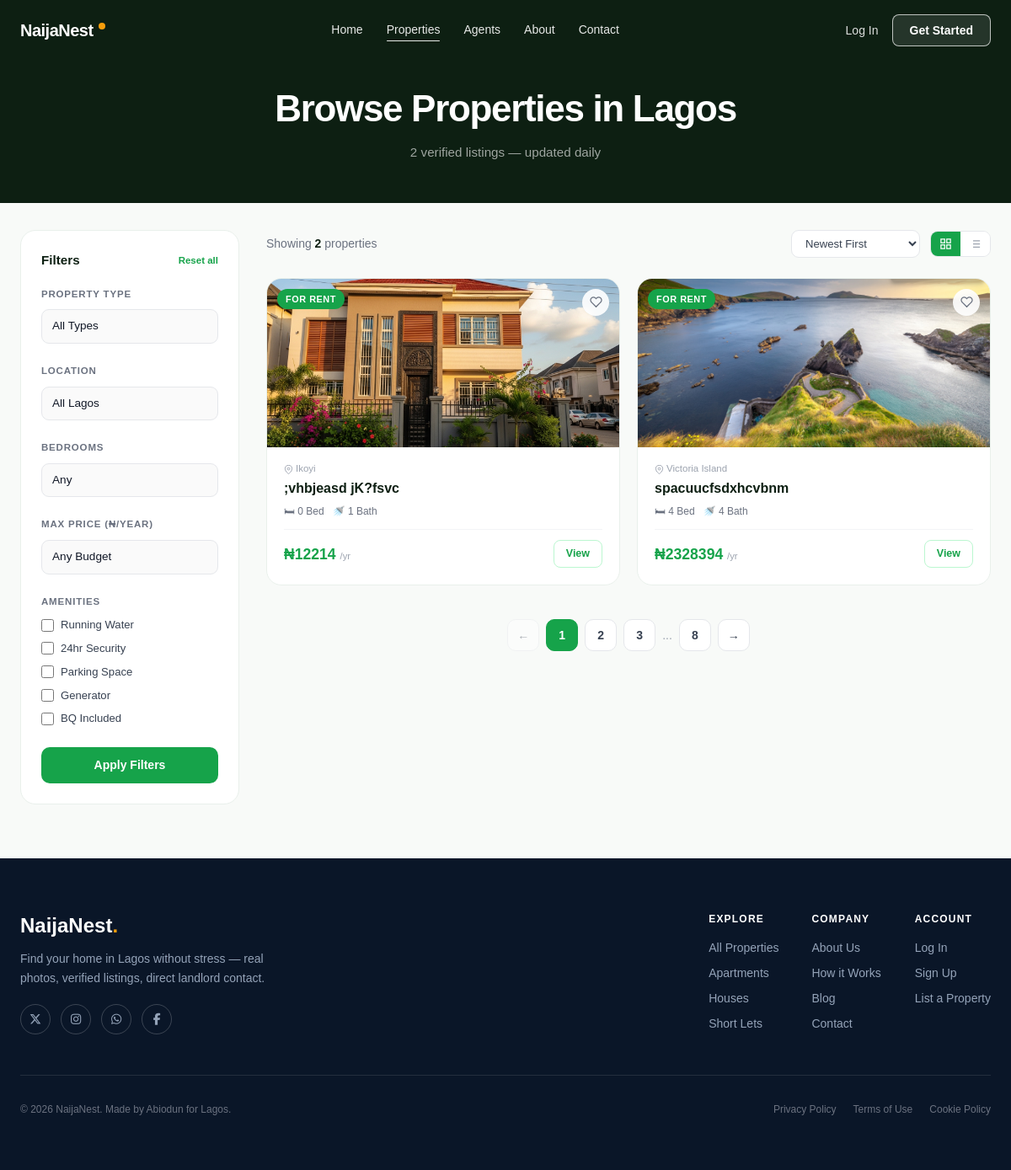
Page /properties/ on the committed database.
### Main/models.py (models this page shows, shortened)
class Property(models.Model):
    TYPE_CHOICES = [
        ('apartment', 'Apartment / Flat'),
        ('duplex',    'Duplex'),
        ('bungalow',  'Bungalow'),
        ('selfcon',   'Self-contained'),
        ('shortlet',  'Short Let'),
        ('land',      'Land'),
    ]
    LISTING_CHOICES = [
        ('rent',     'For Rent'),
        ('sale',     'For Sale'),
        ('shortlet', 'Short Let'),
    ]
    STATUS_CHOICES = [
        ('active',   'Active'),
        ('pending',  'Pending Review'),
        ('inactive', 'Inactive'),
    ]
    LOCATION_CHOICES = [
        ('Lekki Phase 1',    'Lekki Phase 1'),
        ('Lekki Phase 2',    'Lekki Phase 2'),
        ('Ikoyi',            'Ikoyi'),
        ('Victoria Island',  'Victoria Island'),
        ('Surulere',         'Surulere'),
        ('Ikeja',            'Ikeja'),
        ('Ajah',             'Ajah'),
        ('Yaba',             'Yaba'),
        ('Gbagada',          'Gbagada'),
        ('Magodo',           'Magodo'),
        ('Festac',           'Festac'),
        ('Isale Eko',        'Isale Eko'),
    ]
    owner        = models.ForeignKey(User, on_delete=models.CASCADE, related_name='properties')
    title        = models.CharField(max_length=200)
    description  = models.TextField()
    property_type = models.CharField(max_length=20, choices=TYPE_CHOICES)
    listing_type  = models.CharField(max_length=20, choices=LISTING_CHOICES, default='rent')
    status        = models.CharField(max_length=20, choices=STATUS_CHOICES, default='pending')
    location = models.CharField(max_length=50, choices=LOCATION_CHOICES)
    address  = models.CharField(max_length=255, blank=True)
    price     = models.PositiveIntegerField(help_text='Annual rent or sale price in Naira')
    bedrooms  = models.PositiveSmallIntegerField(default=1)
    bathrooms = models.PositiveSmallIntegerField(default=1)
    toilets   = models.PositiveSmallIntegerField(default=1)
    size      = models.PositiveIntegerField(blank=True, null=True, help_text='Size in m²')
    has_water     = models.BooleanField(default=False)
    has_generator = models.BooleanField(default=False)
    has_security  = models.BooleanField(default=False)
    has_parking   = models.BooleanField(default=False)
    has_cctv      = models.BooleanField(default=False)
    has_bq        = models.BooleanField(default=False)
    has_kitchen   = models.BooleanField(default=False)
    has_wardrobe  = models.BooleanField(default=False)
    has_ac        = models.BooleanField(default=False)
    has_pool      = models.BooleanField(default=False)
    has_gym       = models.BooleanField(default=False)
    has_internet  = models.BooleanField(default=False)
    phone        = models.CharField(max_length=20)
    whatsapp     = models.CharField(max_length=20, blank=True)
    availability = models.CharField(max_length=200, blank=True)
    image = models.ImageField(upload_to='properties/', blank=True, null=True)
    views = models.PositiveIntegerField(default=0)
    created_at = models.DateTimeField(auto_now_add=True)
    updated_at = models.DateTimeField(auto_now=True)
    class Meta:
        ordering = ['-created_at']
        verbose_name_plural = 'Properties'

### Main/views.py (the view)
# urls.py: path('properties/', views.property_list, name='property_list'),
def property_list(request):
    properties = Property.objects.filter(status='active')
    prop_type  = request.GET.get('type', '')
    location   = request.GET.get('location', '')
    bedrooms   = request.GET.get('bedrooms', '')
    max_price  = request.GET.get('max_price', '')
    if prop_type:
        properties = properties.filter(property_type=prop_type)
    if location:
        properties = properties.filter(location__icontains=location)
    if bedrooms:
        if bedrooms == 'selfcon':
            properties = properties.filter(bedrooms=0)
        else:
            properties = properties.filter(bedrooms=int(bedrooms))
    if max_price:
        properties = properties.filter(price__lte=int(max_price))
    properties = properties.order_by('-created_at')
    context = {
        'properties':     properties,
        'total':          properties.count(),
        'selected_type':  prop_type,
        'selected_loc':   location,
        'selected_bed':   bedrooms,
        'selected_price': max_price,
    }
    return render(request, 'property_list.html', context)

### templates/property_list.html (shortened to what this page needs)
{% extends 'base.html' %}
{% block content %}
<div class="list-hero">
  <div class="list-hero-content">
    <h1>Browse Properties in Lagos</h1>
    <p>{{ properties|length|default:"Hundreds of" }} verified listings — updated daily</p>
  </div>
</div>
<div class="list-body">
  <aside class="filter-sidebar">
    <div class="filter-title">
      Filters
      <a href="{% url 'property_list' %}" class="filter-reset">Reset all</a>
    </div>
    <form method="GET">
      <div class="filter-group">
        <label class="filter-label">Property Type</label>
        <select class="filter-select" name="type">
          <option value="">All Types</option>
        </select>
      </div>
      <div class="filter-group">
        <label class="filter-label">Location</label>
        <select class="filter-select" name="location">
          <option value="">All Lagos</option>
        </select>
      </div>
      <div class="filter-group">
        <label class="filter-label">Bedrooms</label>
        <select class="filter-select" name="bedrooms">
          <option value="">Any</option>
        </select>
      </div>
      <div class="filter-group">
        <label class="filter-label">Max Price (₦/year)</label>
        <select class="filter-select" name="max_price">
          <option value="">Any Budget</option>
        </select>
      </div>
      <div class="filter-group">
        <label class="filter-label">Amenities</label>
        <div class="filter-checks">
          <label class="filter-check-label"><input type="checkbox" name="amenity" value="water"> Running Water</label>
          <label class="filter-check-label"><input type="checkbox" name="amenity" value="security"> 24hr Security</label>
          <label class="filter-check-label"><input type="checkbox" name="amenity" value="parking"> Parking Space</label>
          <label class="filter-check-label"><input type="checkbox" name="amenity" value="generator"> Generator</label>
          <label class="filter-check-label"><input type="checkbox" name="amenity" value="bq"> BQ Included</label>
        </div>
      </div>
      <button type="submit" class="filter-apply-btn">Apply Filters</button>
    </form>
  </aside>
  <div class="list-right">
    <div class="list-toolbar">
      <div class="list-count">
        Showing <strong>{% if properties %}{{ properties|length }}{% else %}0{% endif %}</strong> properties
      </div>
      <div class="toolbar-right">
        <select class="sort-select" id="sortSelect">
          <option>Newest First</option>
        </select>
        <div class="view-toggle">
          <button class="view-btn active" id="gridBtn" aria-label="Grid view">
            <svg width="15" height="15" fill="none" stroke="currentColor" stroke-width="2" viewBox="0 0 24 24"><rect x="3" y="3" width="7" height="7"/><rect x="14" y="3" width="7" height="7"/><rect x="3" y="14" width="7" height="7"/><rect x="14" y="14" width="7" height="7"/></svg>
          </button>
          <button class="view-btn" id="listBtn" aria-label="List view">
          </button>
        </div>
      </div>
    </div>
    <div class="prop-grid" id="propGrid">
      {% if properties %}
        {% for property in properties %}
        <div class="prop-card fade-in">
          <div class="prop-card-img-wrap">
            {% if property.image %}
              <img src="{{ property.image.url }}" alt="{{ property.title }}" class="prop-card-img">
            {% else %}
              <img src="https://images.unsplash.com/photo-1600585154340-be6161a56a0c?w=600&q=80" alt="{{ property.title }}" class="prop-card-img">
            {% endif %}
            <span class="prop-badge rent">For Rent</span>
            <button class="prop-fav" aria-label="Save property">
              <svg width="15" height="15" fill="none" stroke="#6b7280" stroke-width="2" viewBox="0 0 24 24"><path d="M20.84 4.61a5.5 5.5 0 0 0-7.78 0L12 5.67l-1.06-1.06a5.5 5.5 0 0 0-7.78 7.78l1.06 1.06L12 21.23l7.78-7.78 1.06-1.06a5.5 5.5 0 0 0 0-7.78z"/></svg>
            </button>
          </div>
          <div class="prop-body">
            <div class="prop-location">
              <svg width="11" height="11" fill="none" stroke="currentColor" stroke-width="2" viewBox="0 0 24 24"><path d="M21 10c0 7-9 13-9 13s-9-6-9-13a9 9 0 0 1 18 0z"/><circle cx="12" cy="10" r="3"/></svg>
              {{ property.location }}
            </div>
            <div class="prop-title">{{ property.title }}</div>
            <div class="prop-features">
              <span class="prop-feature">🛏 {{ property.bedrooms }} Bed</span>
              <span class="prop-feature">🚿 {{ property.bathrooms }} Bath</span>
            </div>
            <div class="prop-footer">
              <div class="prop-price">₦{{ property.price|floatformat:0 }} <span>/yr</span></div>
              <a href="{% url 'property_detail' property.pk %}" class="prop-cta">View</a>
            </div>
          </div>
        </div>
        {% endfor %}
      {% endif %}
    </div>
    <div class="pagination">
      <a href="#" class="page-btn disabled">←</a>
      <a href="#" class="page-btn active">1</a>
      <a href="#" class="page-btn">2</a>
      <a href="#" class="page-btn">3</a>
      <span style="color:#9ca3af; font-size:0.875rem;">...</span>
      <a href="#" class="page-btn">8</a>
      <a href="#" class="page-btn">→</a>
    </div>
  </div>
</div>
{% endblock %}

### templates/base.html (shortened to what this page needs)
<!DOCTYPE html>
<html lang="en" class="scroll-smooth">
<head>
  <script src="https://cdn.tailwindcss.com"></script>
  <link rel="stylesheet" href="https://cdnjs.cloudflare.com/ajax/libs/font-awesome/6.5.1/css/all.min.css">
</head>
<body>
  <nav id="navbar" class="transparent">
    <div class="max-w-7xl mx-auto px-6 h-full flex items-center justify-between">
      <a href="{% url 'home' %}" class="logo-text flex items-center gap-1 font-display font-bold text-xl tracking-tight">
        NaijaNest<span class="logo-dot"></span>
      </a>
      <div class="hidden md:flex items-center gap-7 text-sm font-medium">
        <a href="{% url 'home' %}"          class="nav-link">Home</a>
        <a href="{% url 'property_list' %}" class="nav-link">Properties</a>
        <a href="{% url 'agents' %}"           class="nav-link">Agents</a>
        <a href="{% url 'about' %}"            class="nav-link">About</a>
        <a href="{% url 'contact' %}"          class="nav-link">Contact</a>
      </div>
      <div class="hidden md:flex items-center gap-4">
        {% if user.is_authenticated %}
          <div class="dropdown-wrapper">
            <button class="user-badge focus:outline-none cursor-pointer">
              <div class="user-avatar">{{ user.username|first|upper }}</div>
              <span class="hidden lg:block">{{ user.username }}</span>
              <i class="fa-solid fa-chevron-down text-xs opacity-60"></i>
            </button>
            <div class="dropdown-menu">
              <a href="{% url 'dashboard' %}">
                <i class="fa-solid fa-gauge"></i> Dashboard
              </a>
              <a href="{% url 'property_list' %}">
                <i class="fa-solid fa-magnifying-glass"></i> Browse Properties
              </a>
              <a href="{% url 'property_create' %}">
                <i class="fa-solid fa-plus"></i> Add Listing
              </a>
              <a href="{% url 'logout' %}" class="danger">
                <i class="fa-solid fa-right-from-bracket"></i> Log Out
              </a>
            </div>
          </div>
          <a href="{% url 'property_create' %}" class="nav-cta text-sm font-semibold px-4 py-2 rounded-lg transition-all duration-200">
            <i class="fa-solid fa-plus mr-1"></i> List Property
          </a>
        {% else %}
          <a href="{% url 'login' %}" class="nav-login text-sm font-medium transition-colors duration-200">
            Log In
          </a>
          <a href="{% url 'signup' %}" class="nav-cta text-sm font-semibold px-5 py-2 rounded-lg transition-all duration-200">
            Get Started
          </a>
        {% endif %}
      </div>
    </div>
  </nav>
  <main class="flex-grow">
    {% block content %}{% endblock %}
  </main>
  <footer class="py-16 mt-auto">
    <div class="max-w-7xl mx-auto px-6">
      <div class="flex flex-col md:flex-row justify-between gap-10 pb-12 border-b border-white/10">
        <div class="max-w-xs">
          <h3 class="footer-brand text-white text-2xl font-bold mb-3">
            NaijaNest<span style="color:var(--brand-gold);">.</span>
          </h3>
          <p class="text-sm leading-relaxed mb-5">
            Find your home in Lagos without stress — real photos, verified listings, direct landlord contact.
          </p>
          <div class="flex gap-3">
            <a href="#" class="w-9 h-9 rounded-full border border-white/20 flex items-center justify-center hover:border-white/60 hover:text-white transition-colors" aria-label="Twitter/X">
              <i class="fa-brands fa-x-twitter text-sm"></i>
            </a>
            <a href="#" class="w-9 h-9 rounded-full border border-white/20 flex items-center justify-center hover:border-white/60 hover:text-white transition-colors" aria-label="Instagram">
              <i class="fa-brands fa-instagram text-sm"></i>
            </a>
            <a href="#" class="w-9 h-9 rounded-full border border-white/20 flex items-center justify-center hover:border-white/60 hover:text-white transition-colors" aria-label="WhatsApp">
              <i class="fa-brands fa-whatsapp text-sm"></i>
            </a>
            <a href="#" class="w-9 h-9 rounded-full border border-white/20 flex items-center justify-center hover:border-white/60 hover:text-white transition-colors" aria-label="Facebook">
              <i class="fa-brands fa-facebook-f text-sm"></i>
            </a>
          </div>
        </div>
        <div class="grid grid-cols-2 md:grid-cols-3 gap-8 text-sm">
          <div>
            <h4 class="text-white font-semibold mb-4 text-xs uppercase tracking-widest">Explore</h4>
            <ul class="space-y-2.5">
              <li><a href="{% url 'property_list' %}" class="footer-link">All Properties</a></li>
              <li><a href="#" class="footer-link">Apartments</a></li>
              <li><a href="#" class="footer-link">Houses</a></li>
              <li><a href="#" class="footer-link">Short Lets</a></li>
            </ul>
          </div>
          <div>
            <h4 class="text-white font-semibold mb-4 text-xs uppercase tracking-widest">Company</h4>
            <ul class="space-y-2.5">
              <li><a href="#" class="footer-link">About Us</a></li>
              <li><a href="#" class="footer-link">How it Works</a></li>
              <li><a href="#" class="footer-link">Blog</a></li>
              <li><a href="#" class="footer-link">Contact</a></li>
            </ul>
          </div>
          <div>
            <h4 class="text-white font-semibold mb-4 text-xs uppercase tracking-widest">Account</h4>
            <ul class="space-y-2.5">
              {% if user.is_authenticated %}
                <li><a href="{% url 'dashboard' %}" class="footer-link">Dashboard</a></li>
                <li><a href="#" class="footer-link">My Listings</a></li>
                <li><a href="{% url 'logout' %}" class="footer-link">Log Out</a></li>
              {% else %}
                <li><a href="{% url 'login' %}"  class="footer-link">Log In</a></li>
                <li><a href="{% url 'signup' %}" class="footer-link">Sign Up</a></li>
                <li><a href="#" class="footer-link">List a Property</a></li>
              {% endif %}
            </ul>
          </div>
        </div>
      </div>
      <div class="pt-8 flex flex-col md:flex-row justify-between items-center gap-4 text-xs text-gray-500">
        <p>© {% now "Y" %} NaijaNest. Made by Abiodun for Lagos.</p>
        <div class="flex gap-5">
          <a href="#" class="hover:text-gray-300 transition-colors">Privacy Policy</a>
          <a href="#" class="hover:text-gray-300 transition-colors">Terms of Use</a>
          <a href="#" class="hover:text-gray-300 transition-colors">Cookie Policy</a>
        </div>
      </div>
    </div>
  </footer>
</body>
</html>

### rows in the picture
Property: image (picture), location "Ikoyi", title ";vhbjeasd jK?fsvc", bedrooms "0", bathrooms "1", price "12214"
Property: image (picture), location "Victoria Island", title "spacuucfsdxhcvbnm", bedrooms "4", bathrooms "4", price "2328394"

### other values in the picture
{{ properties|length|default:"Hundreds of" }} "2"
{{ properties|length }} "2"
